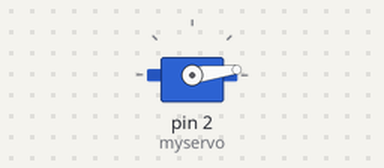
The sketch below on a simulated Arduino Uno, built with avr-gcc and run on an emulated ATmega328P. Shown: servo. What the sketch prints to the serial monitor is not drawn.

Above: at 0.05 s.
At 0.45 s:
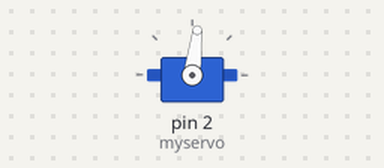
At 0.9 s:
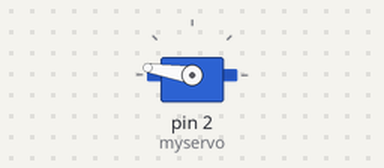
At 1.75 s:
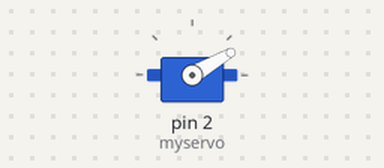
Timing chart, 0 to 4.4 s (numbered marks = the images above):
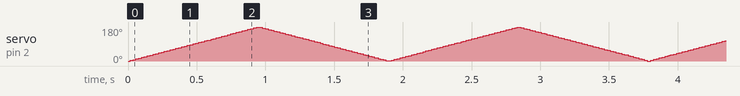

The sketch:

arduino_a0090_qiita_no_button.ino
```cpp
#include <Servo.h>

Servo myservo;

int pos = 0;
int value = 0;

void setup() {
  myservo.attach(2);
  Serial.begin(9600);
}

void loop() {
  for (pos = 0; pos <= 180; ++pos) {
    myservo.write(pos);
    value = myservo.read();
    Serial.println(value);
    delay(5);
  }

  for (pos = 180; pos >= 0; --pos) {
    myservo.write(pos);
    value = myservo.read();
    Serial.println(value);
    delay(5);
  }
}
```
